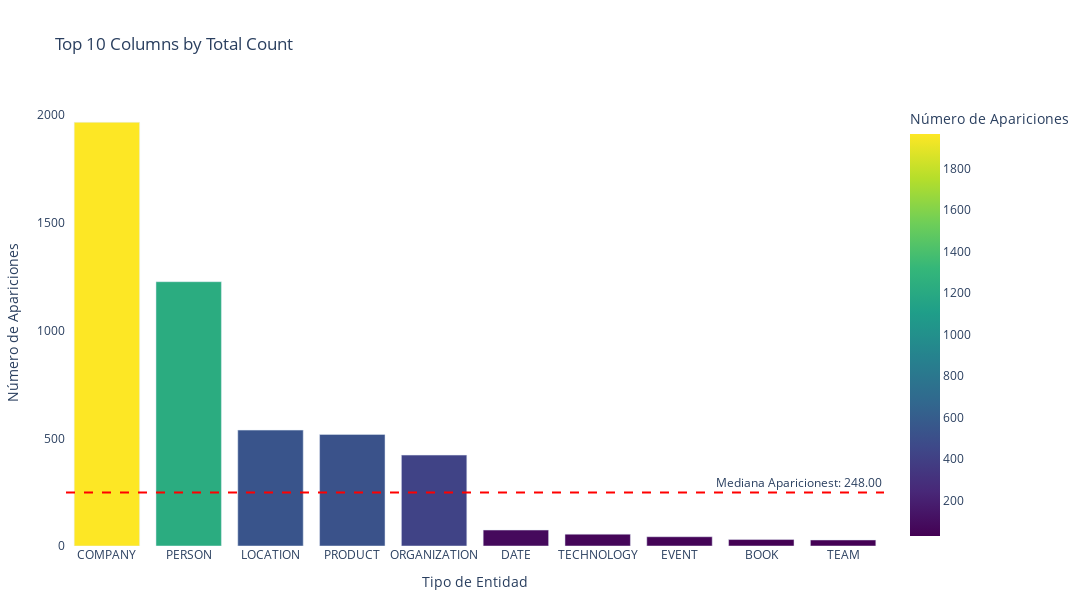

The notebook cell saved with this chart:
### Code cell
import polars as pl
import plotly.express as px

# Assuming 'processed_df' is your Polars DataFrame
# Extract the totals row
totals_row = entities_count.filter(pl.col('file_name') == 'Total')

# Convert to a dictionary for easier manipulation
totals_dict = totals_row.to_dicts()[0]

# Sort the totals in descending order and get the top 10
sorted_totals = sorted(
    [(k, v) for k, v in totals_dict.items() if k != 'file_name' and isinstance(v, int)],
    key=lambda x: x[1],
    reverse=True
)[:10]

# Create a DataFrame for plotting
top_10_df = pl.DataFrame({
    'column_name': [item[0] for item in sorted_totals],
    'total_count': [item[1] for item in sorted_totals]
})

# Calculate the median of the totals
median_total = top_10_df['total_count'].median()

# Create a bar chart using Plotly Express
fig = px.bar(top_10_df, 
             x='column_name', 
             y='total_count', 
             labels={'column_name': 'Tipo de Entidad', 'total_count': 'Número de Apariciones'},
             title='Top 10 Columns by Total Count',
             color='total_count',  # Color bars by total count for visual distinction
             color_continuous_scale='Viridis')

# Add a horizontal line for the median total count
fig.add_hline(y=median_total, line_dash="dash", line_color="red",
              annotation_text=f"Mediana Aparicionest: {median_total:.2f}", 
              annotation_position="top right")

# Adjust the layout for better readability
fig.update_layout(
    autosize=False,
    width=1200,  # Adjust width as needed
    height=600,  # Adjust height as needed
    xaxis_tickangle=0,  # Rotate x-axis labels for better visibility
    xaxis_title='Tipo de Entidad',
    yaxis_title='Número de Apariciones',
    font=dict(size=12),
    margin=dict(l=50, r=50, t=100, b=50),  # Adjust margins to remove white space
    paper_bgcolor='rgba(0,0,0,0)',  # Transparent background
    plot_bgcolor='rgba(0,0,0,0)',  # Transparent plot background
)

# Show the plot
fig.show()

### Figure 1 — Plotly figure (JSON) as saved in the notebook; plotly's stock layout.template omitted (floating-point values rounded to 4 significant figures)
{"data": [{"alignmentgroup": "True", "hovertemplate": "Tipo de Entidad=%{x}<br>Número de Apariciones=%{marker.color}<extra></extra>", "legendgroup": "", "marker": {"color": [1967, 1227, 538, 518, 422, 74, 55, 43, 30, 28], "coloraxis": "coloraxis", "pattern": {"shape": ""}}, "name": "", "offsetgroup": "", "orientation": "v", "showlegend": false, "textposition": "auto", "type": "bar", "x": ["COMPANY", "PERSON", "LOCATION", "PRODUCT", "ORGANIZATION", "DATE", "TECHNOLOGY", "EVENT", "BOOK", "TEAM"], "xaxis": "x", "y": [1967, 1227, 538, 518, 422, 74, 55, 43, 30, 28], "yaxis": "y"}], "layout": {"annotations": [{"showarrow": false, "text": "Mediana Aparicionest: 248.00", "x": 1, "xanchor": "right", "xref": "x domain", "y": 248, "yanchor": "bottom", "yref": "y"}], "autosize": false, "barmode": "relative", "coloraxis": {"colorbar": {"title": {"text": "Número de Apariciones"}}, "colorscale": [[0, "#440154"], [0.1111, "#482878"], [0.2222, "#3e4989"], [0.3333, "#31688e"], [0.4444, "#26828e"], [0.5556, "#1f9e89"], [0.6667, "#35b779"], [0.7778, "#6ece58"], [0.8889, "#b5de2b"], [1, "#fde725"]]}, "font": {"size": 12}, "height": 600, "legend": {"tracegroupgap": 0}, "margin": {"b": 50, "l": 50, "r": 50, "t": 100}, "paper_bgcolor": "rgba(0,0,0,0)", "plot_bgcolor": "rgba(0,0,0,0)", "shapes": [{"line": {"color": "red", "dash": "dash"}, "type": "line", "x0": 0, "x1": 1, "xref": "x domain", "y0": 248, "y1": 248, "yref": "y"}], "title": {"text": "Top 10 Columns by Total Count"}, "width": 1200, "xaxis": {"anchor": "y", "domain": [0, 1], "tickangle": 0, "title": {"text": "Tipo de Entidad"}}, "yaxis": {"anchor": "x", "domain": [0, 1], "title": {"text": "Número de Apariciones"}}}}
